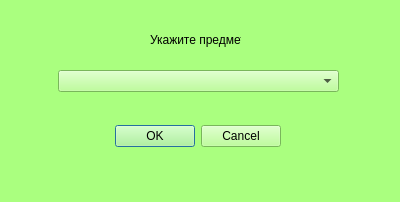
<?xml version="1.0" encoding="UTF-8"?>
<ui version="4.0">
 <class>Dialog2</class>
 <widget class="QDialog" name="Dialog2">
  <property name="geometry">
   <rect>
    <x>0</x>
    <y>0</y>
    <width>400</width>
    <height>202</height>
   </rect>
  </property>
  <property name="palette">
   <palette>
    <active>
     <colorrole role="WindowText">
      <brush brushstyle="SolidPattern">
       <color alpha="255">
        <red>0</red>
        <green>0</green>
        <blue>0</blue>
       </color>
      </brush>
     </colorrole>
     <colorrole role="Button">
      <brush brushstyle="SolidPattern">
       <color alpha="255">
        <red>170</red>
        <green>255</green>
        <blue>127</blue>
       </color>
      </brush>
     </colorrole>
     <colorrole role="Light">
      <brush brushstyle="SolidPattern">
       <color alpha="255">
        <red>255</red>
        <green>255</green>
        <blue>255</blue>
       </color>
      </brush>
     </colorrole>
     <colorrole role="Midlight">
      <brush brushstyle="SolidPattern">
       <color alpha="255">
        <red>212</red>
        <green>255</green>
        <blue>191</blue>
       </color>
      </brush>
     </colorrole>
     <colorrole role="Dark">
      <brush brushstyle="SolidPattern">
       <color alpha="255">
        <red>85</red>
        <green>127</green>
        <blue>63</blue>
       </color>
      </brush>
     </colorrole>
     <colorrole role="Mid">
      <brush brushstyle="SolidPattern">
       <color alpha="255">
        <red>113</red>
        <green>170</green>
        <blue>84</blue>
       </color>
      </brush>
     </colorrole>
     <colorrole role="Text">
      <brush brushstyle="SolidPattern">
       <color alpha="255">
        <red>0</red>
        <green>0</green>
        <blue>0</blue>
       </color>
      </brush>
     </colorrole>
     <colorrole role="BrightText">
      <brush brushstyle="SolidPattern">
       <color alpha="255">
        <red>255</red>
        <green>255</green>
        <blue>255</blue>
       </color>
      </brush>
     </colorrole>
     <colorrole role="ButtonText">
      <brush brushstyle="SolidPattern">
       <color alpha="255">
        <red>0</red>
        <green>0</green>
        <blue>0</blue>
       </color>
      </brush>
     </colorrole>
     <colorrole role="Base">
      <brush brushstyle="SolidPattern">
       <color alpha="255">
        <red>255</red>
        <green>255</green>
        <blue>255</blue>
       </color>
      </brush>
     </colorrole>
     <colorrole role="Window">
      <brush brushstyle="SolidPattern">
       <color alpha="255">
        <red>170</red>
        <green>255</green>
        <blue>127</blue>
       </color>
      </brush>
     </colorrole>
     <colorrole role="Shadow">
      <brush brushstyle="SolidPattern">
       <color alpha="255">
        <red>0</red>
        <green>0</green>
        <blue>0</blue>
       </color>
      </brush>
     </colorrole>
     <colorrole role="AlternateBase">
      <brush brushstyle="SolidPattern">
       <color alpha="255">
        <red>212</red>
        <green>255</green>
        <blue>191</blue>
       </color>
      </brush>
     </colorrole>
     <colorrole role="ToolTipBase">
      <brush brushstyle="SolidPattern">
       <color alpha="255">
        <red>255</red>
        <green>255</green>
        <blue>220</blue>
       </color>
      </brush>
     </colorrole>
     <colorrole role="ToolTipText">
      <brush brushstyle="SolidPattern">
       <color alpha="255">
        <red>0</red>
        <green>0</green>
        <blue>0</blue>
       </color>
      </brush>
     </colorrole>
    </active>
    <inactive>
     <colorrole role="WindowText">
      <brush brushstyle="SolidPattern">
       <color alpha="255">
        <red>0</red>
        <green>0</green>
        <blue>0</blue>
       </color>
      </brush>
     </colorrole>
     <colorrole role="Button">
      <brush brushstyle="SolidPattern">
       <color alpha="255">
        <red>170</red>
        <green>255</green>
        <blue>127</blue>
       </color>
      </brush>
     </colorrole>
     <colorrole role="Light">
      <brush brushstyle="SolidPattern">
       <color alpha="255">
        <red>255</red>
        <green>255</green>
        <blue>255</blue>
       </color>
      </brush>
     </colorrole>
     <colorrole role="Midlight">
      <brush brushstyle="SolidPattern">
       <color alpha="255">
        <red>212</red>
        <green>255</green>
        <blue>191</blue>
       </color>
      </brush>
     </colorrole>
     <colorrole role="Dark">
      <brush brushstyle="SolidPattern">
       <color alpha="255">
        <red>85</red>
        <green>127</green>
        <blue>63</blue>
       </color>
      </brush>
     </colorrole>
     <colorrole role="Mid">
      <brush brushstyle="SolidPattern">
       <color alpha="255">
        <red>113</red>
        <green>170</green>
        <blue>84</blue>
       </color>
      </brush>
     </colorrole>
     <colorrole role="Text">
      <brush brushstyle="SolidPattern">
       <color alpha="255">
        <red>0</red>
        <green>0</green>
        <blue>0</blue>
       </color>
      </brush>
     </colorrole>
     <colorrole role="BrightText">
      <brush brushstyle="SolidPattern">
       <color alpha="255">
        <red>255</red>
        <green>255</green>
        <blue>255</blue>
       </color>
      </brush>
     </colorrole>
     <colorrole role="ButtonText">
      <brush brushstyle="SolidPattern">
       <color alpha="255">
        <red>0</red>
        <green>0</green>
        <blue>0</blue>
       </color>
      </brush>
     </colorrole>
     <colorrole role="Base">
      <brush brushstyle="SolidPattern">
       <color alpha="255">
        <red>255</red>
        <green>255</green>
        <blue>255</blue>
       </color>
      </brush>
     </colorrole>
     <colorrole role="Window">
      <brush brushstyle="SolidPattern">
       <color alpha="255">
        <red>170</red>
        <green>255</green>
        <blue>127</blue>
       </color>
      </brush>
     </colorrole>
     <colorrole role="Shadow">
      <brush brushstyle="SolidPattern">
       <color alpha="255">
        <red>0</red>
        <green>0</green>
        <blue>0</blue>
       </color>
      </brush>
     </colorrole>
     <colorrole role="AlternateBase">
      <brush brushstyle="SolidPattern">
       <color alpha="255">
        <red>212</red>
        <green>255</green>
        <blue>191</blue>
       </color>
      </brush>
     </colorrole>
     <colorrole role="ToolTipBase">
      <brush brushstyle="SolidPattern">
       <color alpha="255">
        <red>255</red>
        <green>255</green>
        <blue>220</blue>
       </color>
      </brush>
     </colorrole>
     <colorrole role="ToolTipText">
      <brush brushstyle="SolidPattern">
       <color alpha="255">
        <red>0</red>
        <green>0</green>
        <blue>0</blue>
       </color>
      </brush>
     </colorrole>
    </inactive>
    <disabled>
     <colorrole role="WindowText">
      <brush brushstyle="SolidPattern">
       <color alpha="255">
        <red>85</red>
        <green>127</green>
        <blue>63</blue>
       </color>
      </brush>
     </colorrole>
     <colorrole role="Button">
      <brush brushstyle="SolidPattern">
       <color alpha="255">
        <red>170</red>
        <green>255</green>
        <blue>127</blue>
       </color>
      </brush>
     </colorrole>
     <colorrole role="Light">
      <brush brushstyle="SolidPattern">
       <color alpha="255">
        <red>255</red>
        <green>255</green>
        <blue>255</blue>
       </color>
      </brush>
     </colorrole>
     <colorrole role="Midlight">
      <brush brushstyle="SolidPattern">
       <color alpha="255">
        <red>212</red>
        <green>255</green>
        <blue>191</blue>
       </color>
      </brush>
     </colorrole>
     <colorrole role="Dark">
      <brush brushstyle="SolidPattern">
       <color alpha="255">
        <red>85</red>
        <green>127</green>
        <blue>63</blue>
       </color>
      </brush>
     </colorrole>
     <colorrole role="Mid">
      <brush brushstyle="SolidPattern">
       <color alpha="255">
        <red>113</red>
        <green>170</green>
        <blue>84</blue>
       </color>
      </brush>
     </colorrole>
     <colorrole role="Text">
      <brush brushstyle="SolidPattern">
       <color alpha="255">
        <red>85</red>
        <green>127</green>
        <blue>63</blue>
       </color>
      </brush>
     </colorrole>
     <colorrole role="BrightText">
      <brush brushstyle="SolidPattern">
       <color alpha="255">
        <red>255</red>
        <green>255</green>
        <blue>255</blue>
       </color>
      </brush>
     </colorrole>
     <colorrole role="ButtonText">
      <brush brushstyle="SolidPattern">
       <color alpha="255">
        <red>85</red>
        <green>127</green>
        <blue>63</blue>
       </color>
      </brush>
     </colorrole>
     <colorrole role="Base">
      <brush brushstyle="SolidPattern">
       <color alpha="255">
        <red>170</red>
        <green>255</green>
        <blue>127</blue>
       </color>
      </brush>
     </colorrole>
     <colorrole role="Window">
      <brush brushstyle="SolidPattern">
       <color alpha="255">
        <red>170</red>
        <green>255</green>
        <blue>127</blue>
       </color>
      </brush>
     </colorrole>
     <colorrole role="Shadow">
      <brush brushstyle="SolidPattern">
       <color alpha="255">
        <red>0</red>
        <green>0</green>
        <blue>0</blue>
       </color>
      </brush>
     </colorrole>
     <colorrole role="AlternateBase">
      <brush brushstyle="SolidPattern">
       <color alpha="255">
        <red>170</red>
        <green>255</green>
        <blue>127</blue>
       </color>
      </brush>
     </colorrole>
     <colorrole role="ToolTipBase">
      <brush brushstyle="SolidPattern">
       <color alpha="255">
        <red>255</red>
        <green>255</green>
        <blue>220</blue>
       </color>
      </brush>
     </colorrole>
     <colorrole role="ToolTipText">
      <brush brushstyle="SolidPattern">
       <color alpha="255">
        <red>0</red>
        <green>0</green>
        <blue>0</blue>
       </color>
      </brush>
     </colorrole>
    </disabled>
   </palette>
  </property>
  <property name="windowTitle">
   <string>Выбор предмета</string>
  </property>
  <widget class="QDialogButtonBox" name="buttonBox">
   <property name="geometry">
    <rect>
     <x>-60</x>
     <y>120</y>
     <width>341</width>
     <height>32</height>
    </rect>
   </property>
   <property name="orientation">
    <enum>Qt::Horizontal</enum>
   </property>
   <property name="standardButtons">
    <set>QDialogButtonBox::Cancel|QDialogButtonBox::Ok</set>
   </property>
  </widget>
  <widget class="QLabel" name="label">
   <property name="geometry">
    <rect>
     <x>150</x>
     <y>30</y>
     <width>91</width>
     <height>20</height>
    </rect>
   </property>
   <property name="text">
    <string>Укажите предмет</string>
   </property>
  </widget>
  <widget class="QComboBox" name="comboBox">
   <property name="geometry">
    <rect>
     <x>58</x>
     <y>70</y>
     <width>281</width>
     <height>22</height>
    </rect>
   </property>
  </widget>
 </widget>
 <resources/>
 <connections>
  <connection>
   <sender>buttonBox</sender>
   <signal>accepted()</signal>
   <receiver>Dialog2</receiver>
   <slot>accept()</slot>
   <hints>
    <hint type="sourcelabel">
     <x>248</x>
     <y>254</y>
    </hint>
    <hint type="destinationlabel">
     <x>157</x>
     <y>274</y>
    </hint>
   </hints>
  </connection>
  <connection>
   <sender>buttonBox</sender>
   <signal>rejected()</signal>
   <receiver>Dialog2</receiver>
   <slot>reject()</slot>
   <hints>
    <hint type="sourcelabel">
     <x>316</x>
     <y>260</y>
    </hint>
    <hint type="destinationlabel">
     <x>286</x>
     <y>274</y>
    </hint>
   </hints>
  </connection>
 </connections>
</ui>
